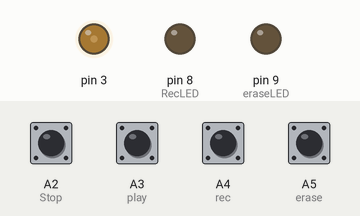
Bench run of a sketch on a simulated Arduino Uno, built with avr-gcc and run on an emulated ATmega328P. On the bench: output pins drawn as LEDs (lit = HIGH). Inputs (shaded band) come from the test bench; at power-on: A2 (Stop), A3 (play), A4 (rec), A5 (erase) HIGH. Pins used as bus, display or sensor lines are not drawn.

Above: at 1.3 s.
1.4 s: A5 (erase) pulled LOW for 0.15 s
At 1.57 s:
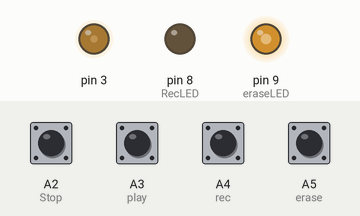
3.1 s: A3 (play) pulled LOW for 0.15 s
At 4.2 s:
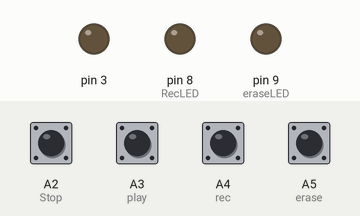
Timing chart, 0 to 6.1 s (numbered marks = the images above; inputs shaded):
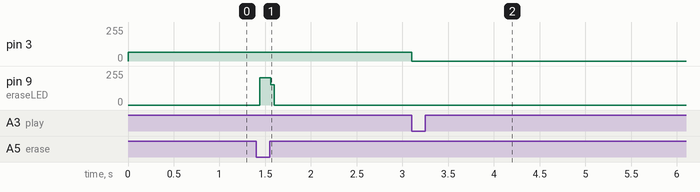

The sketch:

W25Q_recorder.ino
```cpp
/*
 * flash recorder
 *
 * Created: 12/01/2023
 *  Author: moty22.co.uk
 */

#define cs 10          // CS
#define mosi 11
#define clk 13
#define miso 12          // miso
#define RecLED  8          // led connected to digital pin PB0
#define eraseLED 9          // error led connected to digital pin PB1
#define Stop A2     //stop pushbutton C2
#define play A3   //play PB C3
#define rec A4      //record PB C4
#define erase A5    //
#define mic A0     //microphone

unsigned char c=0; //standard sd, n=50

void setup() {
Serial.begin(9600);
pinMode(cs, OUTPUT);
pinMode(mosi, OUTPUT);
pinMode(clk, OUTPUT);
pinMode(RecLED, OUTPUT);
pinMode(eraseLED, OUTPUT);
pinMode(Stop, INPUT_PULLUP);
pinMode(play, INPUT_PULLUP);
pinMode(rec, INPUT_PULLUP);
pinMode(erase, INPUT_PULLUP);
pinMode(miso, INPUT);          // set SPI to master
pinMode(mic, INPUT);

  //spi init
SPCR=0b01011101;  // Enable SPI, Master, MODE 3
SPSR = _BV(SPI2X);    //set clock rate fck/8, 2MHz

OCR2B = 64;
TCCR2A = _BV(COM2B1) | _BV(WGM21) | _BV(WGM20);  //output in phase, fast PWM mode
TCCR2B = _BV(CS20); // 16MHz/256 = 64KHz
pinMode(3, OUTPUT);

   //ADC
  ADCSRA |= _BV(ADPS1) | _BV(ADPS0) | _BV(ADEN); //prescaler=8 500KHz, enabled
  ADMUX=0b1000000;  //right justified, A0 input

delay(100);
digitalWrite(cs, HIGH);
}


void loop(){
  if(! digitalRead(A5)){          //erase
    digitalWrite(eraseLED, HIGH);
    write_en();
    digitalWrite(cs, LOW);
    spi(0xC7); //erase chip
    digitalWrite(cs, HIGH);
    isBusy();
    digitalWrite(eraseLED, LOW);

  }

  if(!digitalRead(A4)){ rec_chip();}    //record

  if(!digitalRead(A3)){playBack();}    //play

}

void rec_chip(){
  unsigned char lbyte, j, out;
  unsigned long addr=0;
  unsigned int i;
    digitalWrite(RecLED, HIGH);
    while(digitalRead(Stop)){ //A2
        write_en();
        digitalWrite(cs, LOW);
        spi(0x02); //write
        address(addr);
        for(i=0;i<256;i++){
            ADCSRA |=_BV(ADSC);   //start conversion
            while ( !( ADCSRA & (1<<ADIF)) ){} // Wait for conversion to complete
            lbyte=ADCL;
            out=ADCH;
            OCR2B=lbyte;
            ADCSRA |=_BV(ADIF);   //reset interrupt
            spi(lbyte);    //record analogue byte

      }
        digitalWrite(cs, HIGH);
        isBusy();
        addr=addr+256;
    }
    digitalWrite(RecLED, LOW);
}

void playBack(){
    digitalWrite(cs, LOW);
    spi(0x3); //read
    address(0);
    OCR2B=spi(0xFF);
    while(digitalRead(Stop)){ //A2
      delayMicroseconds(100); //play speed
      OCR2B=spi(0xFF);
      //Serial.println(spi(0xFF));
    }
    digitalWrite(cs, HIGH);
}

void write_en(){

    digitalWrite(cs, LOW);
    spi(0x06);
    digitalWrite(cs, HIGH);
    isBusy();
}

void isBusy(){
  unsigned char busy=1;
     while(busy){
      digitalWrite(cs, LOW);
      spi(0x05);  //stat1
      c=spi(0xFF);
      digitalWrite(cs, HIGH);
      busy = c & 1;
    }
}

unsigned char spi(unsigned char data)   // send character over spi
{
  SPDR = data;  // Start transmission
  while(!(SPSR & _BV(SPIF)));   // Wait for transmission to complete
  return SPDR;    // received byte

}

void address(unsigned long adrs)
{
  spi((adrs & 0x00FF0000) >> 16);
  spi((adrs & 0x0000FF00) >> 8);
  spi(adrs & 0x000000FF);

}
```

Measured:
- after the input at 1.4 s, pin 9 (eraseLED): 0/255 → 204/255 at once, → 0/255 0.12 s later
- after the input at 3.1 s, pin 3: 64/255 → 0/255 at once
